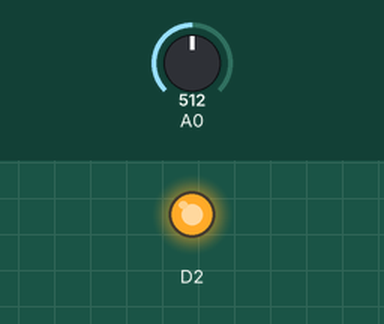
The sketch below on a simulated ESP8266 (NodeMCU). On the bench: output pins drawn as LEDs (lit = HIGH). The test bench sets the inputs (shaded band); at power-on: A0 = 512. What the sketch prints to the serial monitor is not drawn.

Above: at 1.2 s.
1.3 s: A0 set to 122
At 2.0 s:
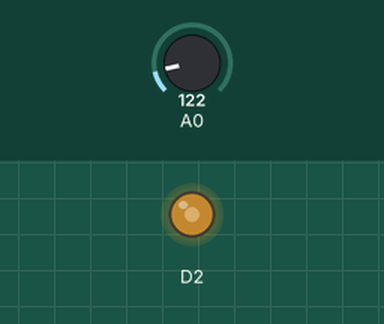
2.8 s: A0 set to 0
At 3.2 s:
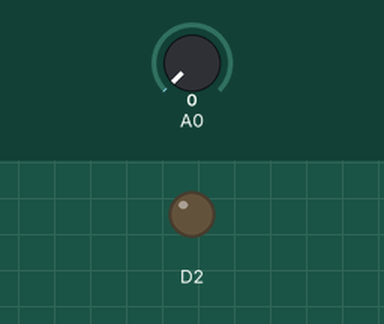
4.3 s: A0 set to 306
At 5.5 s:
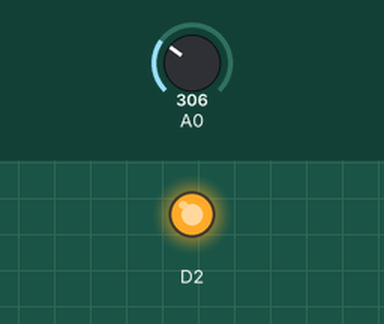
Timing chart, 0 to 7.3 s (numbered marks = the images above; inputs shaded):
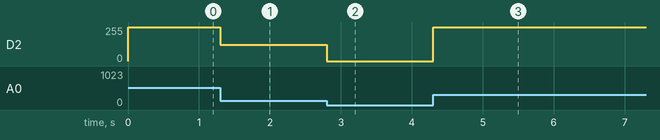

The sketch:

mic.ino
```cpp
void setup() {
 pinMode(A0,INPUT);
 pinMode(D2,OUTPUT);
 Serial.begin(115200);
}

void loop() {
  int neco=analogRead(A0);
  Serial.println(neco);
  analogWrite(D2,neco);
  // put your main code here, to run repeatedly:

}
```

Measured:
- after the input at 1.3 s, D2: 255/255 → 122/255 at once
- after the input at 2.8 s, D2: 122/255 → 0/255 at once
- after the input at 4.3 s, D2: 0/255 → 255/255 at once
